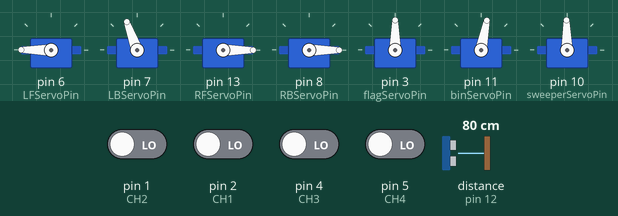
A sketch run on a simulated Arduino Uno, built with avr-gcc and run on an emulated ATmega328P. On the bench: 7 × servo. Wiring (inferred from the names in the program): ultrasonic range finder: trigger pin 9; echo pin 12. The inputs (shaded band) are chosen by the test bench; at power-on: pin 1 (CH2), pin 2 (CH1), pin 4 (CH3), pin 5 (CH4) LOW, distance to the obstacle (sensor on pin 12) 80 cm. The echo pulse lasts 58.3 µs per cm.

Above: at 1.9 s.
2.0 s: distance to the obstacle (sensor on pin 12) set to 34 cm
3.5 s: distance to the obstacle (sensor on pin 12) set to 28 cm
At 4.1 s:
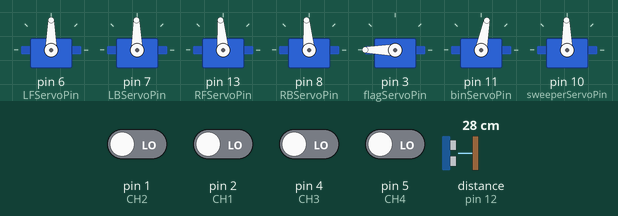
At 9.0 s:
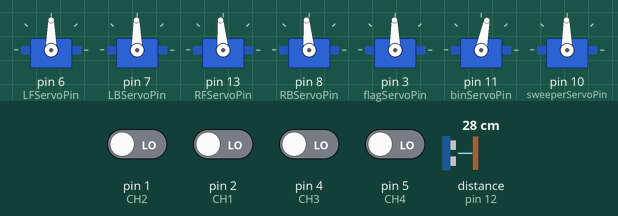
Timing chart, 0 to 10.5 s (numbered marks = the images above; inputs shaded):
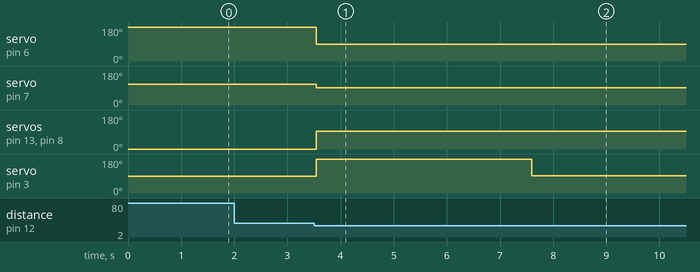

Measured:
- the behaviour switches between 32 and 31 cm on distance to the obstacle (sensor on pin 12) (found by bisection; images 0 and 1)
- after the input at 2.0 s, every drawn part: stays the same
- after the input at 3.5 s, servo on pin 6 (LFServoPin): 180° → 90° at once; servo on pin 7 (LBServoPin): 110° → 91° at once; servo on pin 13 (RFServoPin), servo on pin 8 (RBServoPin): 0° → 95° at once; servo on pin 3 (flagServoPin): 90° → 180° at once, → 91° 4.1 s later

The sketch:

bigRobot.ino
```cpp
#include <Servo.h>

//Pin Configure
#define CH1 2
#define CH2 1
#define CH3 4
#define CH4 5

#define sweeperServoPin 10

#define binServoPin 11
#define flagServoPin 3

#define LFServoPin 6
#define LBServoPin 7
#define RFServoPin 13
#define RBServoPin 8

#define Trig 9
#define Echo 12

#define DEBUG_PIN A2
#define photocellPin A5

//Threhold
#define LIGHT_THRE 25
#define TRACE_THRE  1000  // if value lower than this thre, it must be white
#define DIS_THRE 30 // in cm

//constant var
#define BIN_ANGLE 5
#define FLAG_ANGLE 5

#define BIN_UP_VAL 21   //31
#define BIN_DOWN_VAL 79

#define ROTATE_SPEED 254

// global var
unsigned long CH1Time = 0 ;
unsigned long CH2Time = 0 ;
unsigned long CH3Time = 0 ;
unsigned long CH4Time = 0 ;
unsigned long traceTime = 0;

int color=1,last,last_color;

int val = 0;

float cm;
float temp;

int binPos = 0 ;

long beginTime ;
bool gameOn = false;
bool gameStatus = 0;

Servo binServo ;
Servo flagServo ;
Servo LFServo ;
Servo LBServo ;
Servo RFServo ;
Servo RBServo ;
Servo sweeperServo ;

//motion control
void forward(int speed);
void backward(int speed);
void left(int speed);
void right(int speed);
void stop();

//lind tracing
bool isOnLine();

//ultraSonic
int ultraSonicDis();

//flag control
int flagPos = 0;
void flagUp();
void flagUpTo(int pos);
void flagDown();
void flagDownTo(int pos);
void flagStop();

//bin control
void binUp();
void binDown();


void setup()
{
    // ultra sonic
    pinMode(Trig, OUTPUT);
    pinMode(Echo, INPUT);
    pinMode(photocellPin, INPUT);

    // get value of rc controller
    pinMode(CH1, INPUT) ;
    pinMode(CH2, INPUT);
    pinMode(CH3, INPUT) ;
    pinMode(CH4, INPUT) ;

    // motion Servos
    LFServo.attach(LFServoPin);
    LBServo.attach(LBServoPin);
    RFServo.attach(RFServoPin);
    RBServo.attach(RBServoPin);

    // flag servo
    flagServo.attach(flagServoPin);

    // bin servo and sweeper motor
    binServo.attach(binServoPin);
    binServo.write(BIN_DOWN_VAL);

    sweeperServo.attach(sweeperServoPin);
    sweeperServo.write(91);

    // for debug
    //Serial.begin(115200);
    pinMode(DEBUG_PIN,INPUT);
    if(analogRead(DEBUG_PIN) < 800)
    {
        gameStatus = 0 ;
    }
    else
    {
        gameStatus = 1 ; //directly begin remote control
    }
}

void loop()
{
    //auto period
    if(gameStatus == 0)
    {
        if(gameOn == false)
        {
            //sense the light
            val = analogRead(photocellPin);
            Serial.print("LDR value: "), Serial.println(val);
            if(val>=LIGHT_THRE)
            {
                Serial.println("the light on!!!!");

                //record time
                beginTime = millis();
                gameOn = true;

                //foward
                forward(90);
                delay(1000); //forward enough
            }
            else
            {
                stop();
            }
        }
        else // if game is on
        {
            //Ultrasonic
            cm = ultraSonicDis();
            Serial.print("dis to right: ");
            Serial.println(cm);

            if (cm <= DIS_THRE && cm > 0)
            {
                Serial.println("arrived!! stop!!");

                stop();
                flagUpTo(180);

                // wait for control
                gameStatus = 1;
            }
        }

        //change game status
        if(gameOn == true && millis() - beginTime >= 29000)
            gameStatus = 1;

        delay(50);
}
// remote control time
else
{
    //begin rotate
    //not finished here

    //RC control
    CH1Time = pulseIn(CH1,HIGH) ;    //only wait for 2400 ms

    CH2Time = pulseIn(CH2,HIGH) ;

    CH3Time = pulseIn(CH3,HIGH) ;

    CH4Time = pulseIn(CH4,HIGH) ;

    if(CH1Time == 0 && CH3Time == 0)
    {
        Serial.println("RC control not online");
    }
    else
    {
        Serial.print("CH1: ");
        Serial.println(CH1Time);
        Serial.print("CH2: ");
        Serial.println(CH2Time);
        Serial.print("CH3: ");
        Serial.println(CH3Time);
        Serial.print("CH4: ");
        Serial.println(CH4Time);
    }

    //motion control
   if(CH2Time > 1700)
    {
        //right
        right(90);
    }
    else if(CH2Time < 1300 && CH2Time != 0)
    {
        //left
        left(90);
    }
    else if(CH1Time > 1700)
    {
        //forward
        forward(90);
    }
    else if(CH1Time < 1300 && CH1Time != 0)
    {
        //backward
        backward(90);
    }
    else
    {
        //stop
        stop();
    }

    //flag control
    if(CH3Time > 1700)
    {
        //flag up
        Serial.println("------- flag up --------") ;
        flagUp();
    }
    else if(CH3Time < 1300 && CH3Time != 0 )
    {
        //flag down
        Serial.println("------- flag down ------- ") ;
        flagDown();
    }
    else
    {
        // flag stop
        Serial.println("------ flag stop --------") ;
        flagStop();
    }

    //bin control
    if(CH4Time > 1700)
    {
        //bin up
        Serial.println("-------- bin up --------- ") ;
        binUp();
    }
    else if(CH4Time < 1300 && CH4Time != 0)
    {
        //bin down
        Serial.println("------- bin bacward -------") ;
        binDown();
    }
    else
    {
        // no motion
    }

    delay(50);
  }
}


// motion control function
void forward (int speed)
{
    Serial.println("forward") ;

    LFServo.write(180);
    LBServo.write(110);
    RFServo.write(0);
    RBServo.write(0);
}

void backward (int speed)
{
    Serial.println("backward") ;

    LFServo.write(0);
    LBServo.write(75);
    RFServo.write(180);
    RBServo.write(180);
}

void left (int speed)
{
    Serial.println("left") ;

    LFServo.write(0);
    LBServo.write(75);
    RFServo.write(0);
    RBServo.write(0);
}

void right(int speed)
{
    Serial.println("right") ;

    LFServo.write(180);
    LBServo.write(110);
    RFServo.write(180);
    RBServo.write(180);
}

void stop()
{
    Serial.println("stop") ;

    LFServo.write(90);
    LBServo.write(91);
    RFServo.write(95);
    RBServo.write(95);
}

// Line trace function
bool isOnLine()
{
    //Line Tracer
    pinMode(8,OUTPUT);
    digitalWrite(8,HIGH);
    delayMicroseconds(12);
    pinMode(8,INPUT);
    traceTime=micros();

    while(digitalRead(8))
    {
        //Serial.print("Line tracer time = "), Serial.println(micros()-traceTime);
    }
    traceTime = micros() - traceTime;
    Serial.println(traceTime);

  if((traceTime - last) > TRACE_THRE)
      color=0;     // means black
  else if((traceTime - last) < TRACE_THRE)
      color=1;      // means white

  //Serial.print("is On Line: ");
  //Serial.prinntln(color);

  last=traceTime;

  return color;
}

// ultra sonic cal Distance
int ultraSonicDis()
{
    digitalWrite(Trig, LOW);
    delayMicroseconds(2);
    digitalWrite(Trig,HIGH);
    delayMicroseconds(10);
    digitalWrite(Trig, LOW);

    temp = float(pulseIn(Echo, HIGH));

    cm = (temp * 17 )/1000;

    //Serial.print("Echo =");
    //Serial.print(temp);
    //Serial.print(" | | Distance = ");
    //Serial.print(cm);
    //Serial.println("cm");

    return cm;
}

//flag
void flagUp()
{
    flagServo.write(20);
}


void flagDown()
{
    flagServo.write(160);
}

void flagUpTo(int pos)
{
    if(pos< 0)
        pos = 0 ;
    else if(pos > 180)
        pos = 180;

    flagPos = pos ;
    flagServo.write(flagPos);
}

void flagDownTo(int pos)
{
    if(pos<0)
        pos = 0  ;
    else if(pos >180)
        pos = 180 ;

    flagPos = pos ;
    flagServo.write(flagPos);
}

void flagStop()
{
    flagServo.write(91);
}

//bin control
void binUp()
{
    binServo.write(BIN_UP_VAL);

    //stop rotate
    sweeperServo.write(20);
}

void binDown()
{
    binServo.write(BIN_DOWN_VAL);

    //begin rotate
    sweeperServo.write(91);
}
```
